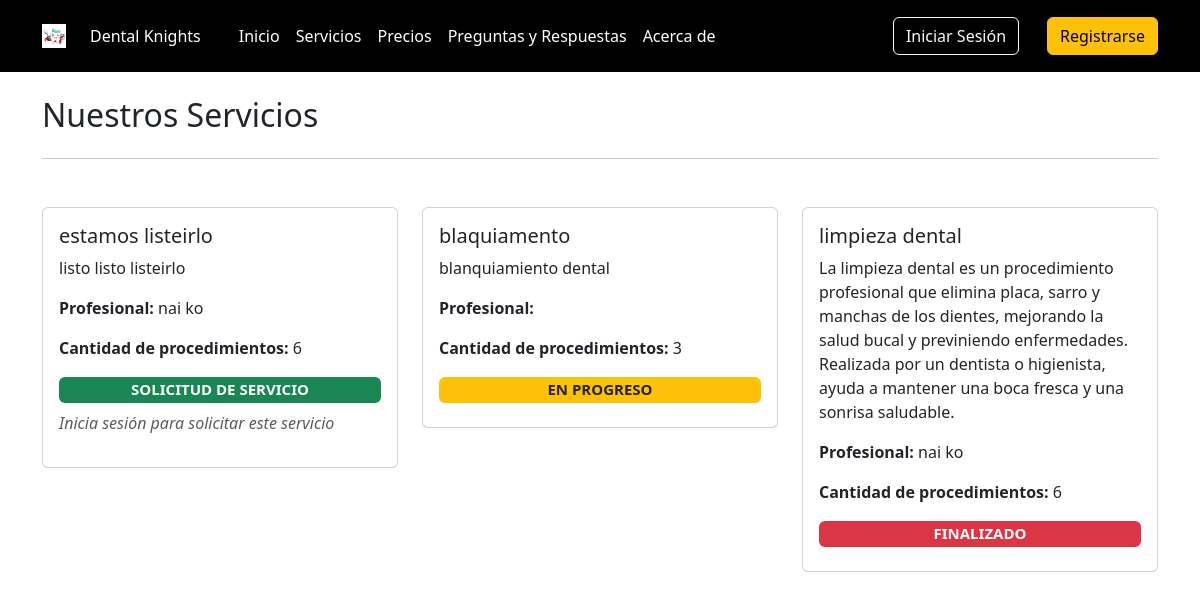
/servicios/, run on an earlier commit of the app's database.
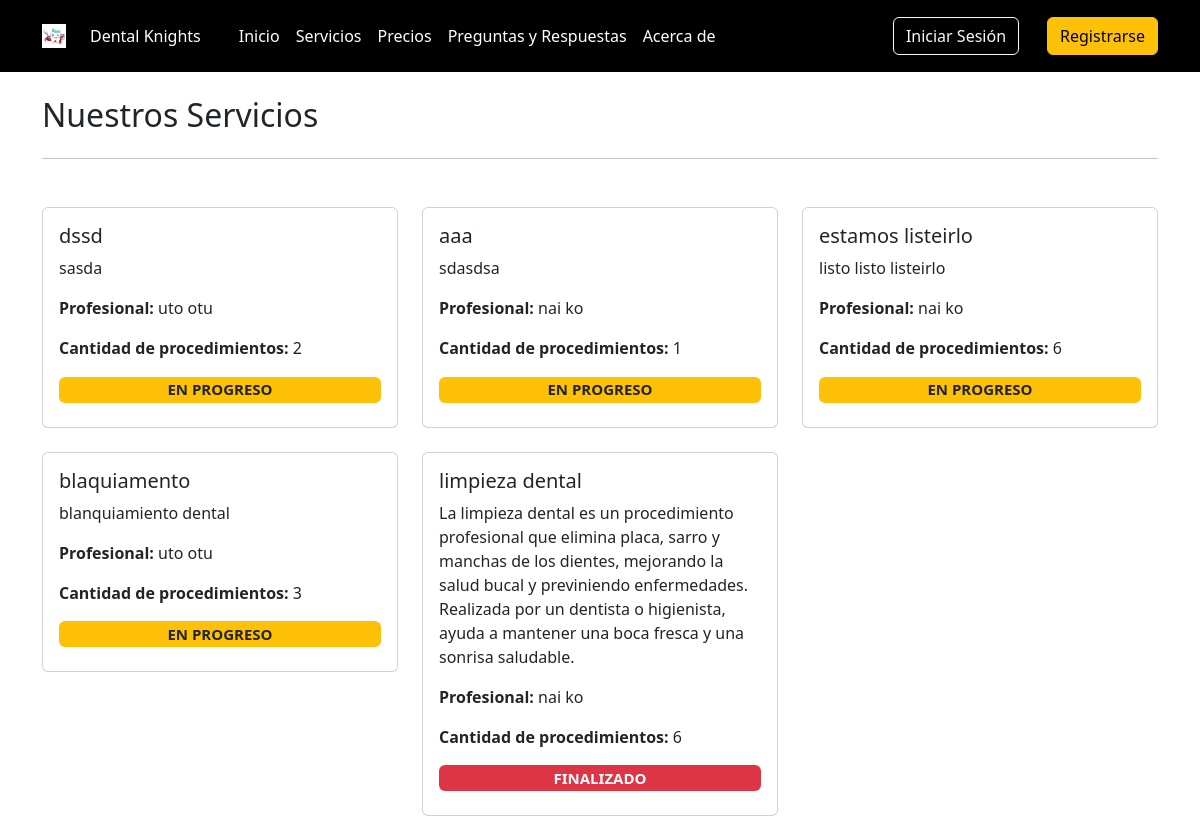
And on a later commit of the database.
### core/models.py (models this page shows, shortened)
class Servicios(models.Model):
    STATUS_CHOICES = (
        ('S', 'Solicitud de Servicio'),  # Servicio solicitado por el cliente
        ('P', 'En progreso'),            # Servicio en proceso de realización
        ('F', 'Finalizado'),             # Servicio completado
    )
    name = models.CharField(max_length=100, verbose_name='Nombre del Servicio')  # Nombre del servicio
    description = models.TextField(blank=True, null=True, verbose_name='Descripción')  # Descripción opcional del servicio
    profesional = models.ForeignKey(User, on_delete=models.CASCADE, limit_choices_to={'groups__name': 'profesionales'}, verbose_name='Profesional')  # Profesional asignado, relacionado con un usuario del grupo "profesionales"
    n_procedimientos = models.PositiveIntegerField(default=0, verbose_name='Número de sesiones')  # Número de procedimientos o sesiones asociadas al servicio
    status = models.CharField(max_length=1, choices=STATUS_CHOICES, default='S', verbose_name='Estado')  # Estado del servicio, utilizando las opciones definidas en STATUS_CHOICES
    class Meta:
        verbose_name = 'servicio'
        verbose_name_plural = 'servicios'

### core/views.py (the view)
# urls.py: path('servicios/', ServiciosView.as_view(), name='servicios'),
@add_group_name_to_context
class ServiciosView(TemplateView):
    template_name = 'servicios.html'
    def get_context_data(self, **kwargs):
        context = super().get_context_data(**kwargs)
        servicios = Servicios.objects.all().order_by('-id') # Obtiene todos los servicios
        cliente = self.request.user if self.request.user.is_authenticated else None
        for item in servicios:
            if cliente:
                registration = RegistroServicio.objects.filter(servicio=item, cliente=cliente).first()
                item.is_enrolled = registration is not None
            else:
                item.is_enrolled = False
            enrollment_count = RegistroServicio.objects.filter(servicio=item).count()
            item.enrollment_count = enrollment_count
        context['servicios'] = servicios
        return context

### core/views.py (called while the page is built, shortened)
def get_group_and_color(user):
    group = user.groups.first()
    group_id = None
    group_name = None
    group_name_singular = None
    color = None
    return group_id, group_name, group_name_singular, color

def add_group_name_to_context(view_class):
    original_dispatch = view_class.dispatch
    def dispatch(self, request, *args, **kwargs):
        user = self.request.user
        group_id, group_name, group_name_singular, color = get_group_and_color(user)
        context = {
            'group_name': group_name,
            'group_name_singular': group_name_singular,
            'color': color
        }
        self.extra_context = context
        return original_dispatch(self, request, *args, **kwargs)
    view_class.dispatch = dispatch
    return view_class

### templates/servicios.html (shortened to what this page needs)
{% extends 'base.html' %}
{% block content %}
    <div class="container my-4">
        <div class="row">
            <div class="col">
                <h2>Nuestros Servicios</h2>
            </div>
            <div class="col">
            </div>
        </div>
        <hr>
        <div class="row row-cols-1 row-cols-md-2 row-cols-lg-3 g-4 my-4">
            {% for servicio in servicios %}
                <div class="col">
                    <div class="card">
                        <div class="card-body">
                            <h5 class="card-title">{{ servicio.name }}</h5>
                            <p class="card-text">{{ servicio.description }}</p>
                            <p class="card-text">
                                <strong>Profesional: </strong>{{ servicio.profesional.first_name }} {{ servicio.profesional.last_name }}
                            </p>
                            <p class="card-text"><strong>Cantidad de procedimientos: </strong>{{ servicio.n_procedimientos }}</p>
                            {% if servicio.status == 'F' %}
                                <h5><span class="badge bg-danger w-100">{{ servicio.get_status_display|upper }}</span></h5>
                            {% elif servicio.status == 'P' %}
                                <h5><span class="badge bg-warning text-dark w-100">{{ servicio.get_status_display|upper }}</span></h5>
                            {% elif servicio.status == 'S' %}
                                <h5><span class="badge bg-success w-100">{{ servicio.get_status_display|upper }}</span></h5>
                                {% if user.is_authenticated %}
                                    {% if group_name == 'clientes' %}
                                        {% if not servicio.is_enrolled %}
                                            <a class="btn btn-sm btn-success" href="{% url 'inscribir_servicio' servicio.id %}">Solicitar Servicio</a>
                                        {% else %}
                                            <p class="text-success"><strong>Solicitud en curso o servicio ya inscrito</strong></p>
                                        {% endif %}
                                    {% endif %}
                                {% else %}
                                    <p class="text-muted"><em>Inicia sesión para solicitar este servicio</em></p>
                                {% endif %}
                            {% endif %}
                        </div>
                    </div>
                </div>
            {% endfor %}
        </div>
    </div>
{% endblock %}

### templates/base.html (shortened to what this page needs)
{% load static %}
<!doctype html>
<html lang="es">
<head>
    <link href="https://cdn.jsdelivr.net/npm/bootstrap@5.3.0/dist/css/bootstrap.min.css" rel="stylesheet">
</head>
<body>
    {% include 'header.html' %}
    {% block content %}{% endblock %}
</body>
</html>

### templates/header.html
{% if user.is_authenticated %}
    {% if group_name == 'clientes' %}
        <header class="p-3 text-bg-dark bg-primary">
    {% elif group_name == 'profesionales' %}
        <header class="p-3 text-bg-dark bg-success">
    {% elif group_name == 'ejecutivos' %}
        <header class="p-3 text-bg-dark bg-danger">
    {% elif group_name == 'administradores' %}
        <header class="p-3 text-bg-dark bg-info">
    {% else %}
        <header class="p-3 text-bg-dark bg-dark">
    {% endif %}
{% else %}
    <header class="p-3 text-bg-dark bg-black">
{% endif %}
    <div class="container">
        <div class="d-flex flex-wrap align-items-center justify-content-between">
            <a href="{% url 'home' %}" class="d-flex align-items-center mb-2 mb-lg-0 text-white text-decoration-none text-center" style="margin-right: 30px;">
                <img src="/media/dienteicon.jpg" alt="Logo" style="width: 24px; height: 24px; margin-right: 8px;">
                <span class="ms-3">Dental Knights</span>
            </a>
            {% if user.is_authenticated %}
                {% if group_name == 'clientes' %}
                    <ul class="nav col-12 col-lg-auto me-lg-auto mb-2 justify-content-center mb-md-0 bg-primary">
                {% elif group_name == 'profesionales' %}
                    <ul class="nav col-12 col-lg-auto me-lg-auto mb-2 justify-content-center mb-md-0 bg-success">
                {% elif group_name == 'ejecutivos' %}
                    <ul class="nav col-12 col-lg-auto me-lg-auto mb-2 justify-content-center mb-md-0 bg-danger">
                {% elif group_name == 'administradores' %}
                    <ul class="nav col-12 col-lg-auto me-lg-auto mb-2 justify-content-center mb-md-0 bg-info">
                {% else %}
                    <ul class="nav col-12 col-lg-auto me-lg-auto mb-2 justify-content-center mb-md-0 bg-dark">
                {% endif %}
            {% else %}
                <ul class="nav col-12 col-lg-auto me-lg-auto mb-2 justify-content-center mb-md-0 bg-black">
            {% endif %}
                <li><a href="{% url 'home' %}" class="nav-link px-2 text-white">Inicio</a></li>
                <li><a href="{% url 'servicios' %}" class="nav-link px-2 text-white">Servicios</a></li>
                {% if not user.is_authenticated or group_name == 'clientes' %}
                <li><a href="{% url 'pricing' %}" class="nav-link px-2 text-white">Precios</a></li>
                <li><a href="#" class="nav-link px-2 text-white">Preguntas y Respuestas</a></li>
                <li><a href="#" class="nav-link px-2 text-white">Acerca de</a></li>
                {% endif %}
            </ul>
            <div class="d-flex align-items-center" style="gap: 20px;">
                {% if user.is_authenticated %}
                    <li style="list-style-type: none;">
                        <a class="nav-link px-2 text-white" href="{% url 'profile' %}">{{ group_name_singular|capfirst }}
                            | {{ user.username }}</a>
                    </li>
                    <form action="{% url 'logout' %}" method="post" style="display: inline;">
                        {% csrf_token %}
                        <button type="submit" class="btn btn-lg btn-danger">Cerrar Sesión</button>
                    </form>
                {% else %}
                    <a href="{% url 'login' %}" class="btn btn-outline-light me-2">Iniciar Sesión</a>
                    <a href="{% url 'register' %}" class="btn btn-warning">Registrarse</a>
                {% endif %}
            </div>
        </div>
    </div>
</header>

What changed in the data, as far as the page shows it:
added Servicios: name "dssd", description "sasda", profesional.first_name "uto", profesional.last_name "otu", n_procedimientos "2", status "EN PROGRESO"
added Servicios: name "aaa", description "sdasdsa", profesional.first_name "nai", profesional.last_name "ko", n_procedimientos "1", status "EN PROGRESO"
changed Servicios "estamos listeirlo": status "SOLICITUD DE SERVICIO" → "EN PROGRESO"
changed through a linked row, Servicios "blaquiamento": profesional.first_name (not shown) → "uto"; profesional.last_name (not shown) → "otu"
